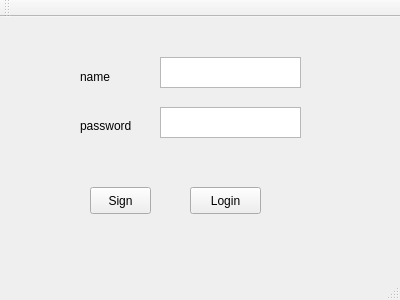
<?xml version="1.0" encoding="UTF-8"?>
<ui version="4.0">
 <class>Sign_Login</class>
 <widget class="QMainWindow" name="Sign_Login">
  <property name="geometry">
   <rect>
    <x>0</x>
    <y>0</y>
    <width>400</width>
    <height>300</height>
   </rect>
  </property>
  <property name="windowTitle">
   <string>Sign_Login</string>
  </property>
  <widget class="QWidget" name="centralWidget">
   <widget class="QTextEdit" name="password_content">
    <property name="geometry">
     <rect>
      <x>160</x>
      <y>90</y>
      <width>141</width>
      <height>31</height>
     </rect>
    </property>
   </widget>
   <widget class="QLabel" name="name">
    <property name="geometry">
     <rect>
      <x>80</x>
      <y>50</y>
      <width>41</width>
      <height>20</height>
     </rect>
    </property>
    <property name="text">
     <string>name</string>
    </property>
   </widget>
   <widget class="QLabel" name="password">
    <property name="geometry">
     <rect>
      <x>80</x>
      <y>100</y>
      <width>67</width>
      <height>17</height>
     </rect>
    </property>
    <property name="text">
     <string>password</string>
    </property>
   </widget>
   <widget class="QPushButton" name="login">
    <property name="geometry">
     <rect>
      <x>190</x>
      <y>170</y>
      <width>71</width>
      <height>27</height>
     </rect>
    </property>
    <property name="text">
     <string>Login</string>
    </property>
   </widget>
   <widget class="QTextEdit" name="name_content">
    <property name="geometry">
     <rect>
      <x>160</x>
      <y>40</y>
      <width>141</width>
      <height>31</height>
     </rect>
    </property>
   </widget>
   <widget class="QPushButton" name="sign">
    <property name="geometry">
     <rect>
      <x>90</x>
      <y>170</y>
      <width>61</width>
      <height>27</height>
     </rect>
    </property>
    <property name="text">
     <string>Sign</string>
    </property>
   </widget>
  </widget>
  <widget class="QMenuBar" name="menuBar">
   <property name="geometry">
    <rect>
     <x>0</x>
     <y>0</y>
     <width>400</width>
     <height>25</height>
    </rect>
   </property>
  </widget>
  <widget class="QToolBar" name="mainToolBar">
   <attribute name="toolBarArea">
    <enum>TopToolBarArea</enum>
   </attribute>
   <attribute name="toolBarBreak">
    <bool>false</bool>
   </attribute>
  </widget>
  <widget class="QStatusBar" name="statusBar"/>
 </widget>
 <layoutdefault spacing="6" margin="11"/>
 <resources/>
 <connections/>
</ui>
